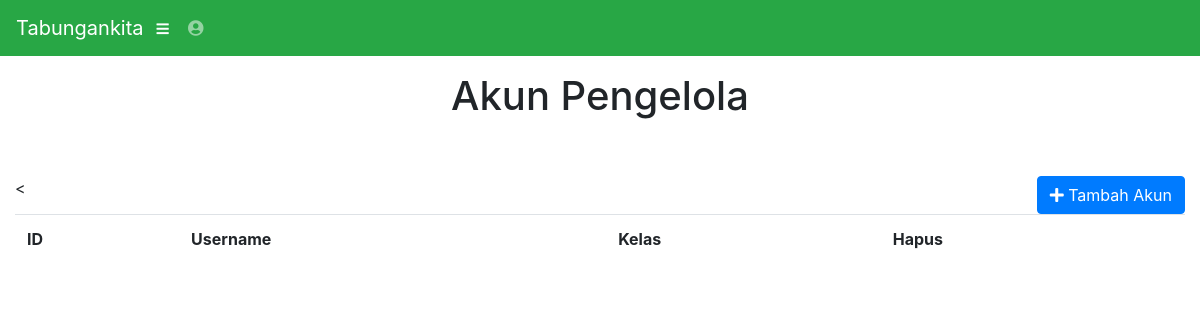
The page /index.php/admin/akun on the database as committed earlier.
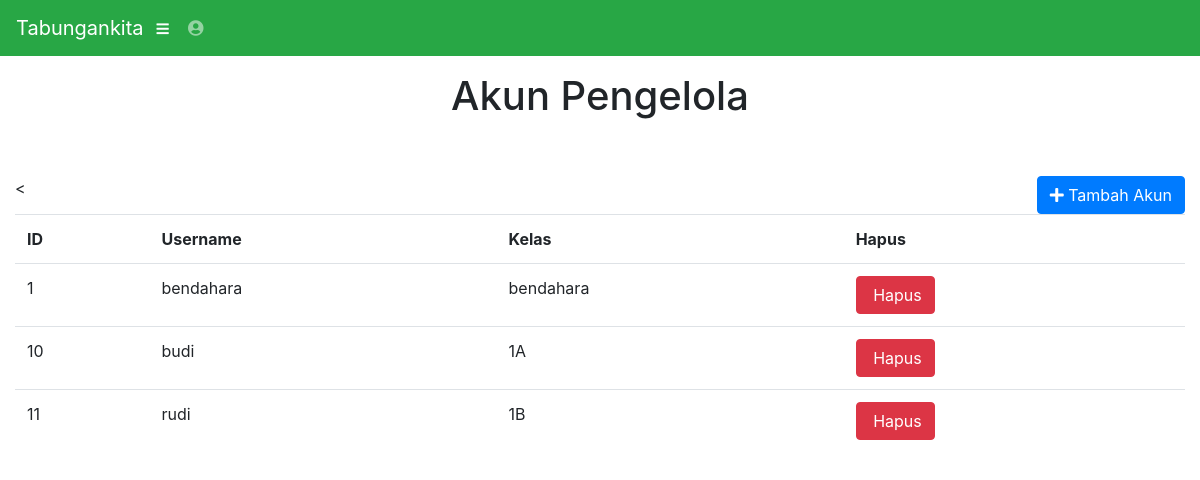
The same page on the database as committed later.
### tables this page shows
CREATE TABLE `user` (
  `user_id` int(11) NOT NULL,
  `username` varchar(40) NOT NULL,
  `password` varchar(40) NOT NULL,
  `nama` varchar(100) NOT NULL,
  `level` int(10) NOT NULL
);

### application/controllers/admin/Akun.php (called while the page is built, shortened)
<?php
class Akun extends CI_Controller {
	public function index()
	{
		$data['data']=$this->m_akun->tampil_akun();
		$this->load->view('admin/akun',$data);
	}
}

### index.php (called while the page is built, shortened)
<?php
require_once BASEPATH.'core/CodeIgniter.php';

### application/models/m_akun.php (called while the page is built, shortened)
<?php
class m_akun extends CI_Model{
    function tampil_akun(){
        $hsl=$this->db->query("SELECT * FROM user ");
        return $hsl;
    }
}
?>

### application/views/admin/akun.php (the view, shortened to what this page needs)
<!DOCTYPE html>
<html lang="en">
<head>
</head>
<body id="page-top">
<div id="wrapper">
	<div id="content-wrapper">
		<div class="container-fluid">
	<h1><center>Akun Pengelola</center><br></h1>
<
  <button type="button" class="btn btn-primary" style="float: right;" data-toggle="modal" data-target="#exampleModal"><i class="fa fa-plus"></i>
 Tambah Akun
</button>
	<br>
		<table class="table">
<tr>
	<th>ID</th>
	<th>Username</th>
	<th>Kelas</th>
    <th>Hapus</th>
</tr>
<?php
                    foreach ($data->result_array() as $sws):
                        $id_akun=$sws['user_id'];
                        $username=$sws['username'];
                        $nama=$sws['nama'];
                ?>
<tr>
	<td><?php echo $id_akun;?></td>
	<td><?php echo $username;?></td>
	<td><?php echo $nama;?></td>
    <td><a class="btn btn-xs btn-danger" href="#modalHapusSiswa<?php echo $id_akun?>" data-toggle="modal" title="Hapus"><span class="fa fa-close"></span> Hapus</a></td>
</tr>
<?php endforeach; ?>
  </table>
  </div>
</div>
</body>
</html>

Rows that differ between the two databases and show on the page:
added user: user_id "1", username "bendahara", nama "bendahara"
added user: user_id "10", username "budi", nama "1A"
added user: user_id "11", username "rudi", nama "1B"
